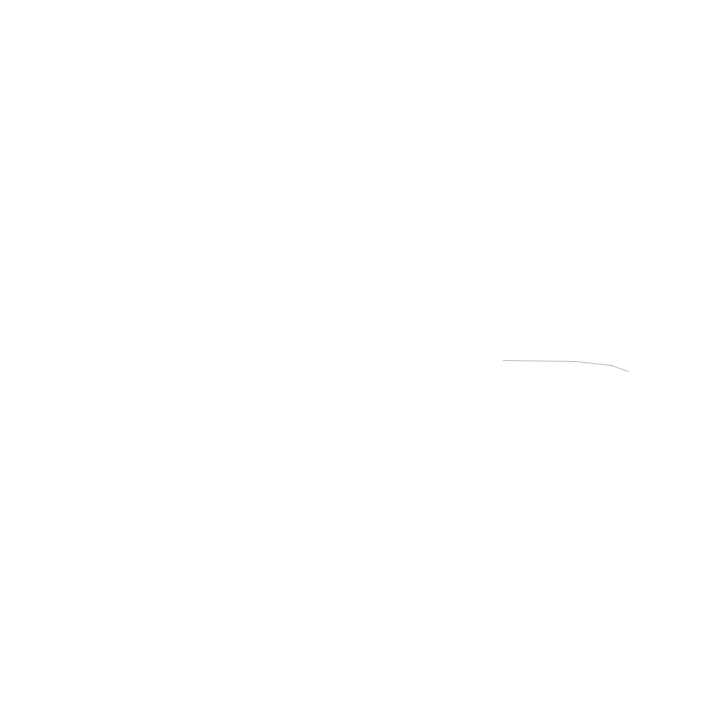
Frame 1 (no input)
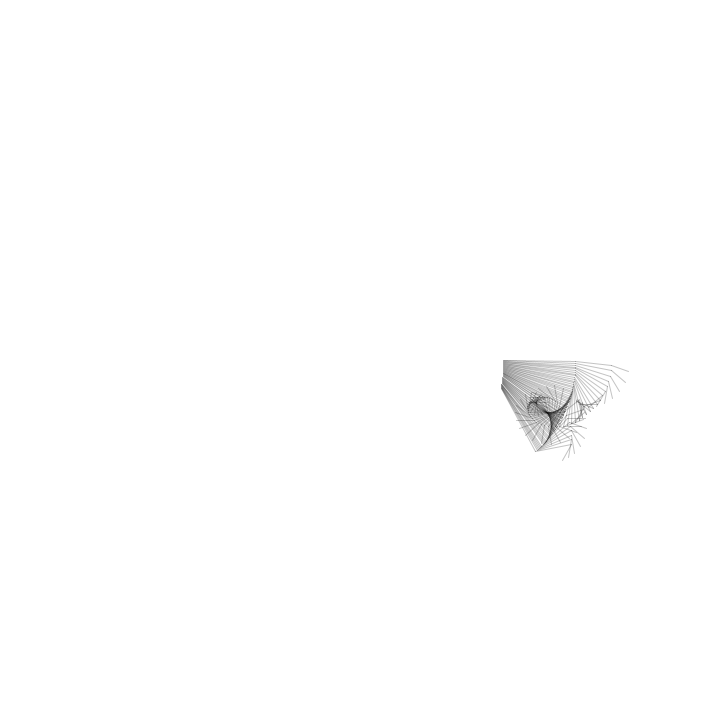
Frame 60 (the mouse pressed at the canvas centre just before this capture)
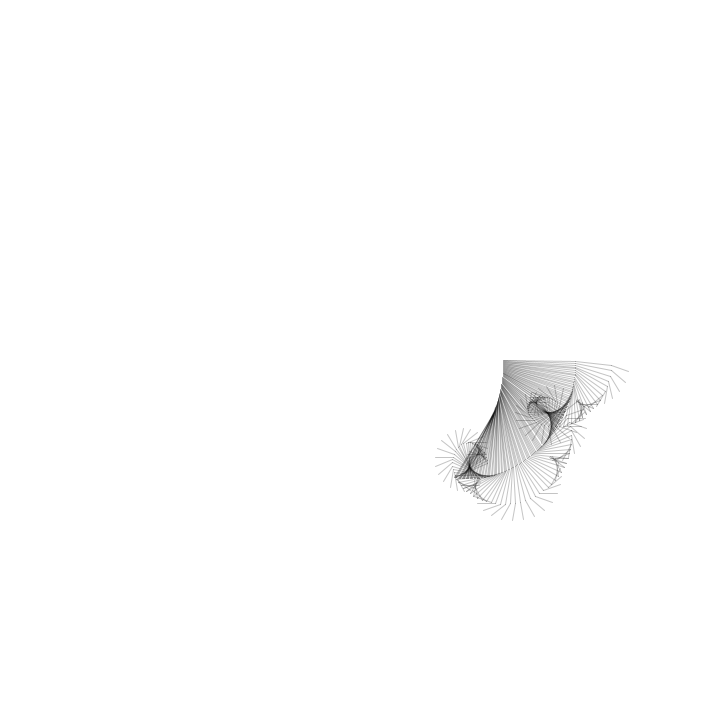
Frame 120 (the mouse held since frame 60 and released just before this capture)

The Processing sketch that drew these frames (run headless with seeded random() and noise(); from frame 60 on, the mouse is pressed at the canvas centre):

// Processing sketch: processing_146993
// ── processing_146993.pde

float raggio1 = 144;
float raggio2 = 72;
float raggio3 = 36;
float raggio4 = 18;

float passoAngolo1 = PI/937;
float passoAngolo2 = PI/177;
float passoAngolo3 = PI/31;
float passoAngolo4 = PI/9;

float drawRate = 1;
float drawGray = 0;
float drawGrayStep = 0.05;

void setup()
{
  size(720,720);
//  stroke(0,40);
  background(255);
}

void draw () 
{
  float c1x = 360;
  float c1y = 360;
  
  float angolo1 = frameCount*passoAngolo1;
  float c2x = c1x + cos(angolo1)*raggio1;
  float c2y = c1y + sin(angolo1)*raggio1;
  
  float angolo2 = frameCount*passoAngolo2;
  float c3x = c2x + cos(angolo2)*raggio2;
  float c3y = c2y + sin(angolo2)*raggio2;
  
  float angolo3 = frameCount*passoAngolo3;
  float c4x = c3x + cos(angolo3)*raggio3;
  float c4y = c3y + sin(angolo3)*raggio3;
  
  float angolo4 = frameCount*passoAngolo4;
  float c5x = c4x + cos(angolo4)*raggio4;
  float c5y = c4y + sin(angolo4)*raggio4;
  
  if ((drawGrayStep>0 && drawGray>=256) || (drawGrayStep<0 && drawGray<0)) {
    drawGrayStep = -drawGrayStep;
  }
  drawGray += drawGrayStep;

  stroke(drawGray,60);
  line(c2x,c2y, c3x,c3y);
  line(c3x,c3y, c4x,c4y);
  line(c4x,c4y, c5x,c5y);

  if (drawRate < 120) {
    drawRate *= 1.07;
    frameRate(drawRate);
  } 
}

void mouseClicked()
{
  raggio1 = random(310)+10;
  raggio2 = random(320-raggio1)+10;
  raggio3 = random(330-raggio1-raggio2)+10;
  raggio4 = random(340-raggio1-raggio2-raggio3)+10;

  passoAngolo1 = random(0.001,0.2);
  passoAngolo2 = random(0.001,0.2);
  passoAngolo3 = random(0.001,0.2);
  passoAngolo4 = random(0.001,0.2);
  
  background(255);
  drawRate = 1;
  drawGray = 0;
}
